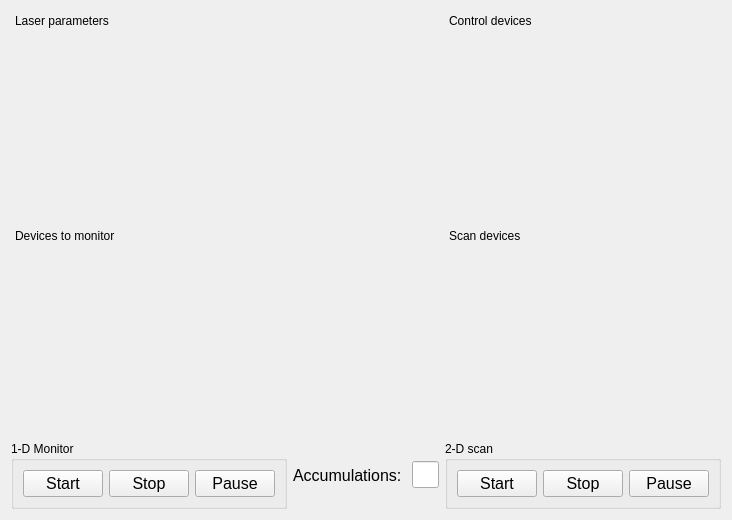
<?xml version="1.0" encoding="UTF-8"?>
<ui version="4.0">
 <class>Form</class>
 <widget class="QWidget" name="Form">
  <property name="geometry">
   <rect>
    <x>0</x>
    <y>0</y>
    <width>725</width>
    <height>520</height>
   </rect>
  </property>
  <property name="windowTitle">
   <string>Wavelength Scan Config</string>
  </property>
  <layout class="QGridLayout" name="gridLayout">
   <item row="2" column="3">
    <widget class="QLineEdit" name="accumulations_line">
     <property name="font">
      <font>
       <pointsize>12</pointsize>
      </font>
     </property>
    </widget>
   </item>
   <item row="2" column="5">
    <widget class="QGroupBox" name="groupBox">
     <property name="toolTip">
      <string>Starts a 2-D scan of the given device</string>
     </property>
     <property name="title">
      <string>2-D scan</string>
     </property>
     <layout class="QGridLayout" name="gridLayout_3">
      <item row="0" column="1">
       <widget class="QPushButton" name="stop_scan_button">
        <property name="font">
         <font>
          <pointsize>12</pointsize>
         </font>
        </property>
        <property name="text">
         <string>Stop</string>
        </property>
       </widget>
      </item>
      <item row="0" column="0">
       <widget class="QPushButton" name="start_scan_button">
        <property name="font">
         <font>
          <pointsize>12</pointsize>
         </font>
        </property>
        <property name="text">
         <string>Start</string>
        </property>
       </widget>
      </item>
      <item row="0" column="2">
       <widget class="QPushButton" name="pause_scan_button">
        <property name="font">
         <font>
          <pointsize>12</pointsize>
         </font>
        </property>
        <property name="text">
         <string>Pause</string>
        </property>
       </widget>
      </item>
     </layout>
    </widget>
   </item>
   <item row="2" column="0" colspan="2">
    <widget class="QGroupBox" name="Monitor">
     <property name="toolTip">
      <string>Starts a 1-D signal monitor</string>
     </property>
     <property name="title">
      <string>1-D Monitor</string>
     </property>
     <layout class="QGridLayout" name="gridLayout_2">
      <item row="1" column="1">
       <widget class="QPushButton" name="stop_button">
        <property name="font">
         <font>
          <pointsize>12</pointsize>
         </font>
        </property>
        <property name="text">
         <string>Stop</string>
        </property>
       </widget>
      </item>
      <item row="1" column="0">
       <widget class="QPushButton" name="start_button">
        <property name="font">
         <font>
          <pointsize>12</pointsize>
         </font>
        </property>
        <property name="text">
         <string>Start</string>
        </property>
       </widget>
      </item>
      <item row="1" column="2">
       <widget class="QPushButton" name="pause_button">
        <property name="font">
         <font>
          <pointsize>12</pointsize>
         </font>
        </property>
        <property name="text">
         <string>Pause</string>
        </property>
       </widget>
      </item>
     </layout>
    </widget>
   </item>
   <item row="0" column="5">
    <widget class="QDockWidget" name="ControlDevices">
     <property name="features">
      <set>QDockWidget::NoDockWidgetFeatures</set>
     </property>
     <property name="windowTitle">
      <string>Control devices</string>
     </property>
     <widget class="QWidget" name="dockWidgetContents_4"/>
    </widget>
   </item>
   <item row="1" column="5">
    <widget class="QDockWidget" name="ScanWidgetDock">
     <property name="features">
      <set>QDockWidget::NoDockWidgetFeatures</set>
     </property>
     <property name="windowTitle">
      <string>Scan devices</string>
     </property>
     <widget class="QWidget" name="dockWidgetContents_3"/>
    </widget>
   </item>
   <item row="0" column="0" colspan="4">
    <widget class="QDockWidget" name="LaserWidgetDock">
     <property name="whatsThis">
      <string>What is this?</string>
     </property>
     <property name="features">
      <set>QDockWidget::DockWidgetMovable</set>
     </property>
     <property name="windowTitle">
      <string>Laser parameters</string>
     </property>
     <widget class="QWidget" name="dockWidgetContents"/>
    </widget>
   </item>
   <item row="1" column="0" colspan="4">
    <widget class="QDockWidget" name="MonitorWidgetDock">
     <property name="features">
      <set>QDockWidget::DockWidgetMovable</set>
     </property>
     <property name="windowTitle">
      <string>Devices to monitor</string>
     </property>
     <widget class="QWidget" name="dockWidgetContents_2"/>
    </widget>
   </item>
   <item row="2" column="2">
    <widget class="QLabel" name="label">
     <property name="font">
      <font>
       <pointsize>12</pointsize>
      </font>
     </property>
     <property name="text">
      <string>Accumulations: </string>
     </property>
     <property name="buddy">
      <cstring>accumulations_line</cstring>
     </property>
    </widget>
   </item>
  </layout>
 </widget>
 <resources/>
 <connections/>
</ui>
